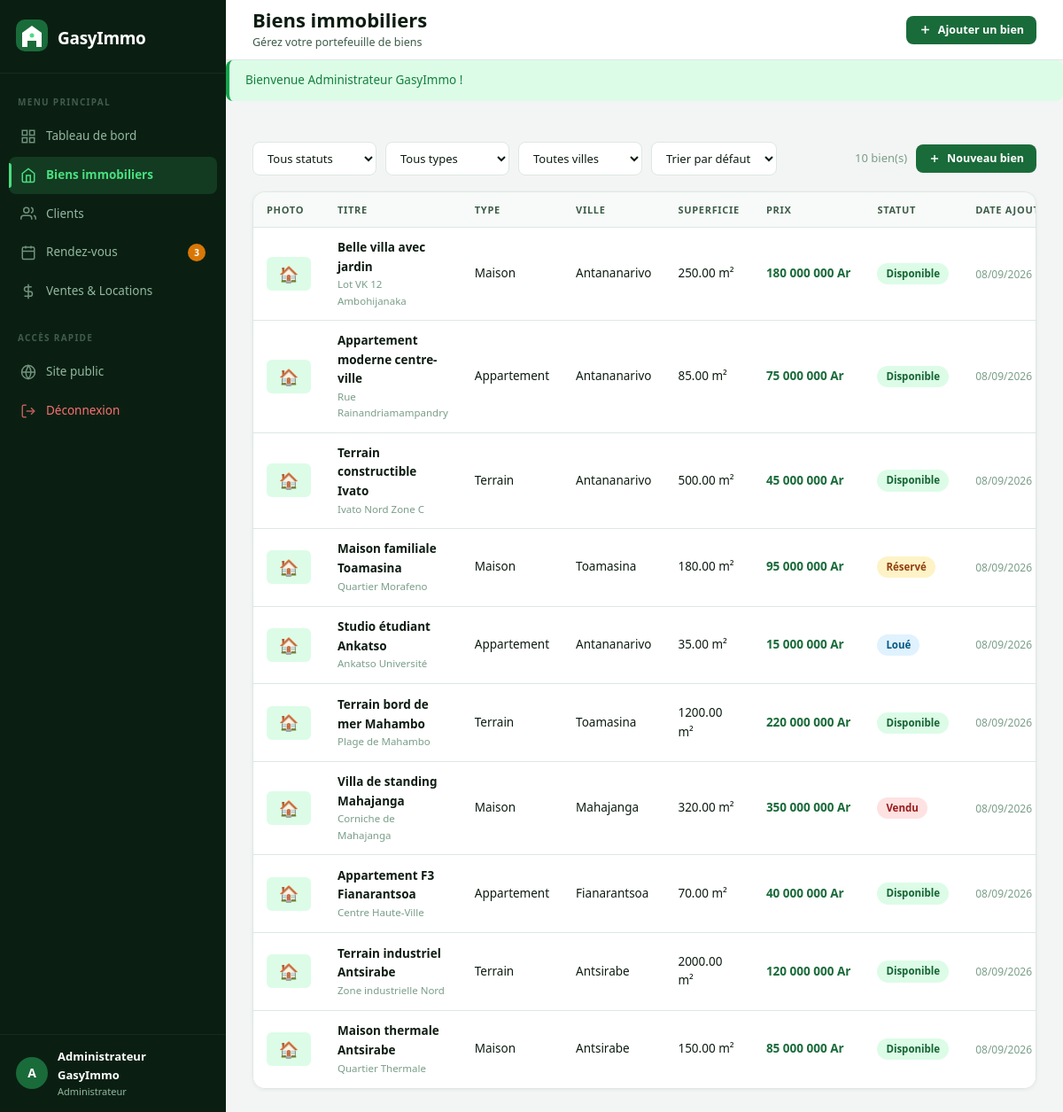
The page /admin/biens.php (signed in) on the database its author committed.
### tables this page shows
CREATE TABLE IF NOT EXISTS biens (
    id          INT AUTO_INCREMENT PRIMARY KEY,
    titre       VARCHAR(200) NOT NULL,
    type        ENUM('maison','terrain','appartement') NOT NULL,
    ville       VARCHAR(100) NOT NULL,
    adresse     TEXT,
    superficie  DECIMAL(10,2),
    nb_pieces   INT DEFAULT 0,
    etage       INT DEFAULT NULL,
    prix        DECIMAL(15,2) NOT NULL,
    statut      ENUM('disponible','reserve','vendu','loue') DEFAULT 'disponible',
    description TEXT,
    photo       VARCHAR(255)  DEFAULT NULL,
    date_ajout  DATETIME DEFAULT CURRENT_TIMESTAMP
);

### admin/biens.php (the view, shortened to what this page needs)
<?php
require_once __DIR__ . '/../config/fonctions.php';
require_once __DIR__ . '/../includes/entete_admin.php';
$bdd = obtenirBDD();
$tri          = $_GET['tri']    ?? '';
$params = [];
$sql = "SELECT * FROM biens";
$sql .= match($tri) {
    'prix_asc'    => ' ORDER BY prix ASC',
    'prix_desc'   => ' ORDER BY prix DESC',
    'sup_asc'     => ' ORDER BY superficie ASC',
    'sup_desc'    => ' ORDER BY superficie DESC',
    default       => ' ORDER BY date_ajout DESC',
};
$stmt  = $bdd->prepare($sql);
$stmt->execute($params);
$biens = $stmt->fetchAll();
?>
<form method="GET" class="barre-outils">
    <div class="barre-outils-gauche">
        <select name="statut" onchange="this.form.submit()">
            <option value="">Tous statuts</option>
        </select>
        <select name="type" onchange="this.form.submit()">
            <option value="">Tous types</option>
        </select>
        <select name="ville" onchange="this.form.submit()">
            <option value="">Toutes villes</option>
        </select>
        <select name="tri" onchange="this.form.submit()">
            <option value="">Trier par défaut</option>
        </select>
    </div>
    <div class="barre-outils-droite">
        <span style="color:#7a9e89;font-size:13px;"><?= count($biens) ?> bien(s)</span>
        <a href="/gasyimmo/admin/bien_ajouter.php" class="btn btn-primaire btn-sm">
            <svg viewBox="0 0 24 24" fill="none" stroke="currentColor" stroke-width="2.5" width="14" height="14">
                <line x1="12" y1="5" x2="12" y2="19"/><line x1="5" y1="12" x2="19" y2="12"/>
            </svg>
            Nouveau bien
        </a>
    </div>
</form>
<div class="enveloppe-table">
    <table id="table-principale">
        <thead>
            <tr>
                <th>Photo</th>
                <th>Titre</th>
                <th>Type</th>
                <th>Ville</th>
                <th>Superficie</th>
                <th>Prix</th>
                <th>Statut</th>
                <th>Date ajout</th>
            </tr>
        </thead>
        <tbody>
            <?php if (empty($biens)): ?>
            <tr><td colspan="9">
                <div class="etat-vide">
                    <svg viewBox="0 0 24 24" fill="none" stroke="currentColor" stroke-width="1.5" width="52" height="52">
                        <path d="M3 9l9-7 9 7v11a2 2 0 0 1-2 2H5a2 2 0 0 1-2-2z"/>
                    </svg>
                    <h3>Aucun bien trouvé</h3>
                    <p>Modifiez vos filtres ou ajoutez un nouveau bien.</p>
                </div>
            </td></tr>
            <?php else: ?>
            <?php foreach ($biens as $b): ?>
            <tr>
                <td>
                    <?php if ($b['photo']): ?>
                        <img src="/gasyimmo/uploads/<?= esc($b['photo']) ?>"
                             class="vignette-bien" alt="<?= esc($b['titre']) ?>">
                    <?php else: ?>
                        <div class="vignette-vide">🏠</div>
                    <?php endif; ?>
                </td>
                <td>
                    <div style="font-weight:600;max-width:180px;"><?= esc($b['titre']) ?></div>
                    <div style="font-size:11.5px;color:#7a9e89;"><?= esc($b['adresse']) ?></div>
                </td>
                <td><?= labelType($b['type']) ?></td>
                <td><?= esc($b['ville']) ?></td>
                <td><?= $b['superficie'] ? esc($b['superficie']).' m²' : '—' ?></td>
                <td style="font-weight:700;color:#1a6b3a;white-space:nowrap;"><?= formatPrix($b['prix']) ?></td>
                <td><?= badgeStatutBien($b['statut']) ?></td>
                <td style="color:#7a9e89;font-size:12px;"><?= date('d/m/Y', strtotime($b['date_ajout'])) ?></td>
            </tr>
            <?php endforeach; ?>
            <?php endif; ?>
        </tbody>
    </table>
</div>
<?php require_once __DIR__ . '/../includes/pied_admin.php'; ?>

### config/fonctions.php (shortened to what this page needs)
<?php
function esc(mixed $valeur): string {
    return htmlspecialchars((string)$valeur, ENT_QUOTES, 'UTF-8');
}
function formatPrix(float|int $montant): string {
    return number_format((float)$montant, 0, ',', ' ') . ' Ar';
}
function badgeStatutBien(string $statut): string {
    $map = [
        'disponible' => ['Disponible', 'badge-vert'],
        'reserve'    => ['Réservé',    'badge-orange'],
        'vendu'      => ['Vendu',      'badge-rouge'],
        'loue'       => ['Loué',       'badge-bleu'],
    ];
    $b = $map[$statut] ?? ['Inconnu', 'badge-gris'];
    return '<span class="badge ' . $b[1] . '">' . $b[0] . '</span>';
}
function labelType(string $type): string {
    return match($type) {
        'maison'      => 'Maison',
        'terrain'     => 'Terrain',
        'appartement' => 'Appartement',
        default       => ucfirst($type),
    };
}
function afficherFlash(): void {
    if (!empty($_SESSION['flash'])) {
        $f     = $_SESSION['flash'];
        $class = $f['type'] === 'succes' ? 'alerte-succes' : 'alerte-erreur';
        echo '<div class="alerte ' . $class . '">' . esc($f['message']) . '</div>';
    }
}

### assets/css/admin.css (style rules this page uses)
:root { --vert-900 : #0a2116; --vert-800 : #0f2d1a; --vert-700 : #1a4a2a; --vert-600 : #1a6b3a; --vert-500 : #2d9a55; --vert-400 : #3db568; --vert-300 : #4ade80; --vert-100 : #dcfce7; --vert-050 : #f0fdf4; --sidebar-bg : #0a1f12; --sidebar-largeur : 255px; --sidebar-texte : #93b8a0; --sidebar-hover : rgba(74,222,128,0.08); --sidebar-actif : rgba(74,222,128,0.14); --fond-app : #f3f5f4; --fond-carte: #ffffff; --texte-1 : #0e1c12; --texte-2 : #3d5c48; --texte-muet : #7a9e89; --bordure : #dde8e2; --rayon-sm : 8px; --rayon-md : 14px; --rayon-lg : 20px; --ombre-sm : 0 1px 4px rgba(0,0,0,.06); --ombre-md : 0 4px 16px rgba(0,0,0,.08); --ombre-lg : 0 8px 32px rgba(0,0,0,.12); --topbar-h : 68px; --couleur-succes : #16a34a; --couleur-avert : #d97706; --couleur-danger : #dc2626; --couleur-info : #0891b2; font-family: 'Segoe UI', 'Helvetica Neue', Arial, sans-serif; }
*, *::before, *::after { box-sizing: border-box; margin: 0; padding: 0; }
html, body { height: 100%; background: var(--fond-app); color: var(--texte-1); font-size: 14px; line-height: 1.6; }
a { text-decoration: none; color: inherit; }
input, select, textarea, button { font-family: inherit; font-size: 14px; }
.btn { display: inline-flex; align-items: center; gap: 7px; padding: 9px 20px; border-radius: var(--rayon-sm); font-weight: 600; font-size: 13.5px; cursor: pointer; border: none; transition: all .18s; white-space: nowrap; text-decoration: none; }
.btn-primaire { background: var(--vert-600); color: #fff; }
.btn-sm { padding: 6px 14px; font-size: 12.5px; }
.badge { display: inline-flex; align-items: center; padding: 3px 10px; border-radius: 20px; font-size: 11.5px; font-weight: 600; white-space: nowrap; }
.badge-vert { background: #dcfce7; color: #166534; }
.badge-orange { background: #fef3c7; color: #92400e; }
.badge-rouge { background: #fee2e2; color: #991b1b; }
.badge-bleu { background: #e0f2fe; color: #075985; }
.enveloppe-table { overflow-x: auto; border-radius: var(--rayon-md); border: 1px solid var(--bordure); box-shadow: var(--ombre-sm); }
table { width: 100%; border-collapse: collapse; background: var(--fond-carte); }
thead tr { background: #f7faf8; border-bottom: 1.5px solid var(--bordure); }
th { padding: 11px 15px; text-align: left; font-size: 11px; font-weight: 700; text-transform: uppercase; letter-spacing: .7px; color: var(--texte-2); white-space: nowrap; }
td { padding: 12px 15px; border-bottom: 1px solid var(--bordure); vertical-align: middle; color: var(--texte-1); font-size: 13.5px; }
tr:last-child td { border-bottom: none; }
.barre-outils { display: flex; align-items: center; justify-content: space-between; gap: 12px; margin-bottom: 18px; flex-wrap: wrap; }
.barre-outils-gauche { display: flex; align-items: center; gap: 10px; flex: 1; flex-wrap: wrap; }
.barre-outils-droite { display: flex; align-items: center; gap: 10px; }
.barre-outils select, .barre-outils input[type="text"] { width: auto; min-width: 140px; padding: 8px 12px; font-size: 13px; }
input[type="text"], input[type="email"], input[type="password"], input[type="number"], input[type="date"], input[type="time"], input[type="tel"], select, textarea { width: 100%; padding: 10px 13px; border: 1.5px solid var(--bordure); border-radius: var(--rayon-sm); background: #fff; color: var(--texte-1); font-size: 14px; transition: border-color .15s, box-shadow .15s; outline: none; }
.alerte { padding: 12px 18px; border-radius: var(--rayon-sm); font-size: 13.5px; font-weight: 500; margin-bottom: 20px; display: flex; align-items: center; gap: 10px; }
.alerte-succes { background: #dcfce7; color: #15803d; border-left: 4px solid #16a34a; }
.vignette-vide { width: 50px; height: 38px; border-radius: 6px; background: var(--vert-100); display: flex; align-items: center; justify-content: center; font-size: 18px; flex-shrink: 0; }

### rows shown on the page
biens: titre "Belle villa avec jardin", adresse "Lot VK 12 Ambohijanaka", type "Maison", ville "Antananarivo", superficie "250.00", prix "180 000 000 Ar", statut "Disponible", date_ajout "08/09/2026"
biens: titre "Appartement moderne centre-ville", adresse "Rue Rainandriamampandry", type "Appartement", ville "Antananarivo", superficie "85.00", prix "75 000 000 Ar", statut "Disponible", date_ajout "08/09/2026"
biens: titre "Terrain constructible Ivato", adresse "Ivato Nord Zone C", type "Terrain", ville "Antananarivo", superficie "500.00", prix "45 000 000 Ar", statut "Disponible", date_ajout "08/09/2026"
biens: titre "Maison familiale Toamasina", adresse "Quartier Morafeno", type "Maison", ville "Toamasina", superficie "180.00", prix "95 000 000 Ar", statut "Réservé", date_ajout "08/09/2026"
biens: titre "Studio étudiant Ankatso", adresse "Ankatso Université", type "Appartement", ville "Antananarivo", superficie "35.00", prix "15 000 000 Ar", statut "Loué", date_ajout "08/09/2026"
biens: titre "Terrain bord de mer Mahambo", adresse "Plage de Mahambo", type "Terrain", ville "Toamasina", superficie "1200.00", prix "220 000 000 Ar", statut "Disponible", date_ajout "08/09/2026"
biens: titre "Villa de standing Mahajanga", adresse "Corniche de Mahajanga", type "Maison", ville "Mahajanga", superficie "320.00", prix "350 000 000 Ar", statut "Vendu", date_ajout "08/09/2026"
biens: titre "Appartement F3 Fianarantsoa", adresse "Centre Haute-Ville", type "Appartement", ville "Fianarantsoa", superficie "70.00", prix "40 000 000 Ar", statut "Disponible", date_ajout "08/09/2026"
biens: titre "Terrain industriel Antsirabe", adresse "Zone industrielle Nord", type "Terrain", ville "Antsirabe", superficie "2000.00", prix "120 000 000 Ar", statut "Disponible", date_ajout "08/09/2026"
biens: titre "Maison thermale Antsirabe", adresse "Quartier Thermale", type "Maison", ville "Antsirabe", superficie "150.00", prix "85 000 000 Ar", statut "Disponible", date_ajout "08/09/2026"

### other values the page prints
$nbAttente "3"
mb_substr($_SESSION['admin_nom'] ?? 'A', 0, 1) "A"
$_SESSION['admin_nom'] "Administrateur GasyImmo"
$titrePage "Biens immobiliers"
$sousTitrePage "Gérez votre portefeuille de biens"
$f['message'] "Bienvenue Administrateur GasyImmo !"
count($biens) "10"
